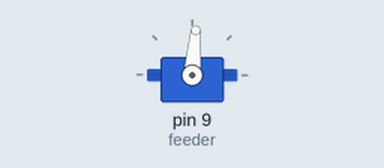
A sketch run on a simulated Arduino Uno, built with avr-gcc and run on an emulated ATmega328P. Parts: servo.

Above: at 0.15 s.
At 0.6 s:
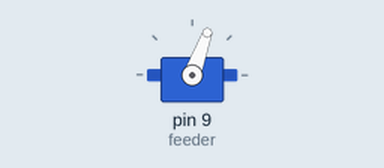
At 2.2 s:
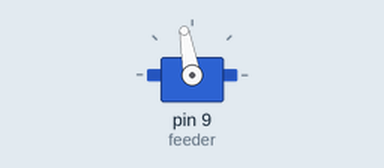
Timing chart, 0 to 3.7 s (numbered marks = the images above):
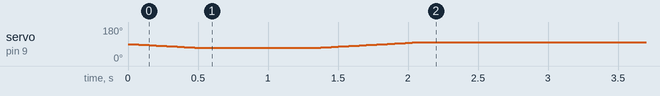

The sketch:

Actual_Week_8_Project.ino
```cpp
#include <Servo.h>

Servo feeder;

void setup() {
  feeder.attach(9);
  feeder.write(0);
}

void loop() {
  slowMove(feeder, 90, 70, 25);
  delay(800);
  slowMove(feeder, 70, 100, 25);
  delay(57600000UL);
  slowMove(feeder, 90, 70, 25);
  delay(800);
  slowMove(feeder, 70, 100, 25);
  delay(28800000UL);
  }

void slowMove(Servo &s, int startAngle, int endAngle, int stepDelay) {
  if (startAngle < endAngle) {
    for (int pos = startAngle; pos <= endAngle; pos++) {
      s.write(pos);
      delay(stepDelay);
    }
  } else {
    for (int pos = startAngle; pos >= endAngle; pos--) {
      s.write(pos);
      delay(stepDelay);
    }
  }
}
```
